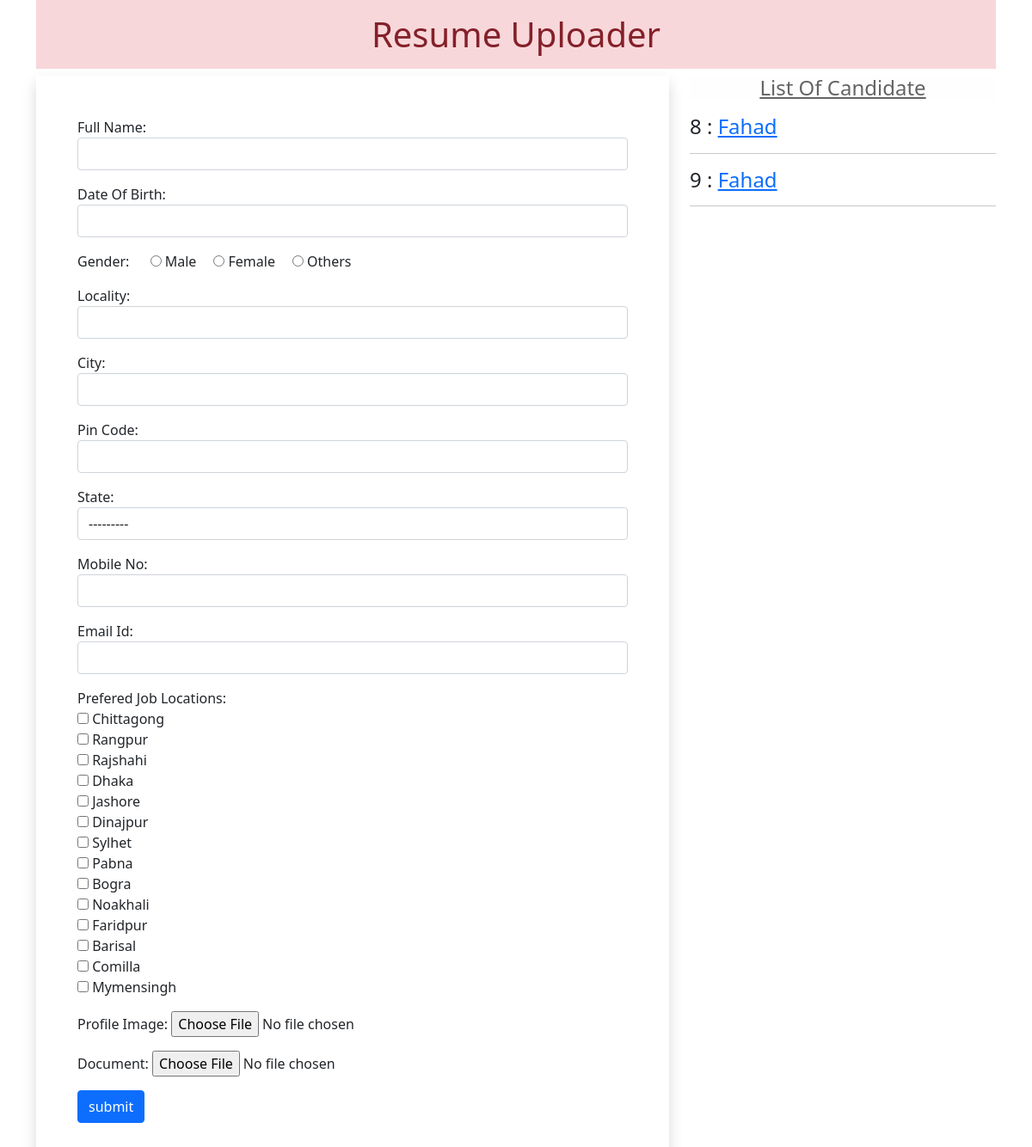
Screenshot of /homeview/ with the database file from the repository.
### myapp/models.py (models this page shows)
class Resume(models.Model):
    name = models.CharField(max_length=100)
    dob = models.DateTimeField(auto_now=False,auto_now_add=False)
    gender = models.CharField(max_length=100)
    locality = models.CharField(max_length=100)
    city = models.CharField(max_length=100)
    pin = models.PositiveIntegerField()
    state = models.CharField(choices=STATE_CHOICE,max_length=100)
    mobile = models.PositiveIntegerField()
    email = models.EmailField()
    job_city = models.CharField(max_length=100)
    profile = models.ImageField(upload_to='profileimg',blank=True)
    my_file = models.FileField(upload_to='doc',blank=True)

### myapp/views.py (the view, shortened to what this page needs)
# urls.py: path('homeview/', views.HomeView.as_view(),name="homeview"),
class HomeView(View):
    def get(self,request):
        form = ResumeForm()
        candidates = Resume.objects.all()
        return render(request,'myapp/home.html',{'form': form , 'candidates' : candidates})

### myapp/templates/myapp/home.html (shortened to what this page needs)
<!doctype html>
{% load static %}
<html lang="en">
  <head>
    <link href="https://cdn.jsdelivr.net/npm/bootstrap@5.0.2/dist/css/bootstrap.min.css" rel="stylesheet">
    <link rel="stylesheet" href="//code.jquery.com/ui/1.13.2/themes/base/jquery-ui.css">
    <link rel="stylesheet" href="{% static 'myapp/css/style.css' %}">
  </head>
  <body>
<div class="container mb-5">
  <h1 class="alert-danger text-center p-3">Resume Uploader</h1>
  <div class="row">
    <div class="col-sm-8">
      <form action="" method="POST" enctype="multipart/form-data" class="shadow p-5">
          {% for fm in form %}
            <div class="form-group mb-3">
              {{fm.label_tag}} {{fm}} <small class="text-danger">{{fm.errors|striptags}}</small>
            </div>
          {% endfor %}
        <input type="submit" value="submit" class="btn btn-primary">
      </form>
    </div>
    <div class="col-sm-4">
     <h4 class="alert-light text-center mb-3"><u>List Of Candidate</u><h4>
      {% for candidate in candidates %}
      {{candidate.id}} : <a href="{% url 'candidate' candidate.id %}">{{candidate.name}}</a>
      <hr>
      {% endfor %}
    </div>
  </div>
</div>
  </body>
</html>

### myapp/static/myapp/css/style.css (style rules this page uses)
#id_gender { list-style-type: none; display: inline-flex; }
#id_gender > div { padding-left: 20px; }
#id_job_city { list-style-type: none; }

### rows the page displays
Resume: id "8", name "Fahad"
Resume: id "9", name "Fahad"

### other values shown
{{ fm.label_tag }} "Full Name:" "Date Of Birth:" "Gender:" "Locality:" "City:" "Pin Code:" "State:" "Mobile No:" "Email Id:" "Prefered Job Locations:" "Profile Image:" "Document:"
